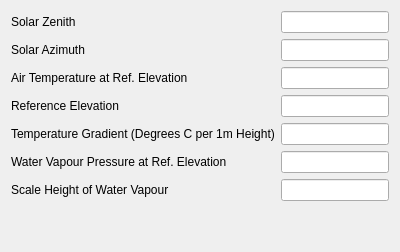
          <widget class="QWidget" name="tab">
           <attribute name="title">
            <string>Solar and Weather</string>
           </attribute>
           <layout class="QGridLayout" name="gridLayout">
            <item row="0" column="0">
             <widget class="QLabel" name="label_10">
              <property name="text">
               <string>Solar Zenith</string>
              </property>
             </widget>
            </item>
            <item row="0" column="2">
             <widget class="QLineEdit" name="solarZenithEdit"/>
            </item>
            <item row="1" column="2">
             <widget class="QLineEdit" name="solarAzimuthEdit"/>
            </item>
            <item row="1" column="0">
             <widget class="QLabel" name="label_11">
              <property name="text">
               <string>Solar Azimuth</string>
              </property>
             </widget>
            </item>
            <item row="5" column="0">
             <widget class="QLabel" name="label_45">
              <property name="text">
               <string>Water Vapour Pressure at Ref. Elevation</string>
              </property>
             </widget>
            </item>
            <item row="4" column="2">
             <widget class="QLineEdit" name="tempGradEdit"/>
            </item>
            <item row="3" column="2">
             <widget class="QLineEdit" name="refEleEdit"/>
            </item>
            <item row="5" column="2">
             <widget class="QLineEdit" name="wvpEdit"/>
            </item>
            <item row="4" column="0">
             <widget class="QLabel" name="label_44">
              <property name="text">
               <string>Temperature Gradient (Degrees C per 1m Height)</string>
              </property>
             </widget>
            </item>
            <item row="6" column="0">
             <widget class="QLabel" name="label_46">
              <property name="text">
               <string>Scale Height of Water Vapour</string>
              </property>
             </widget>
            </item>
            <item row="2" column="2">
             <widget class="QLineEdit" name="aTempEdit"/>
            </item>
            <item row="2" column="0">
             <widget class="QLabel" name="label_42">
              <property name="text">
               <string>Air Temperature at Ref. Elevation</string>
              </property>
             </widget>
            </item>
            <item row="3" column="0">
             <widget class="QLabel" name="label_43">
              <property name="text">
               <string>Reference Elevation</string>
              </property>
             </widget>
            </item>
            <item row="6" column="2">
             <widget class="QLineEdit" name="scaleHeightEdit"/>
            </item>
            <item row="7" column="2">
             <spacer name="verticalSpacer_7">
              <property name="orientation">
               <enum>Qt::Vertical</enum>
              </property>
              <property name="sizeHint" stdset="0">
               <size>
                <width>20</width>
                <height>40</height>
               </size>
              </property>
             </spacer>
            </item>
           </layout>
          </widget>
